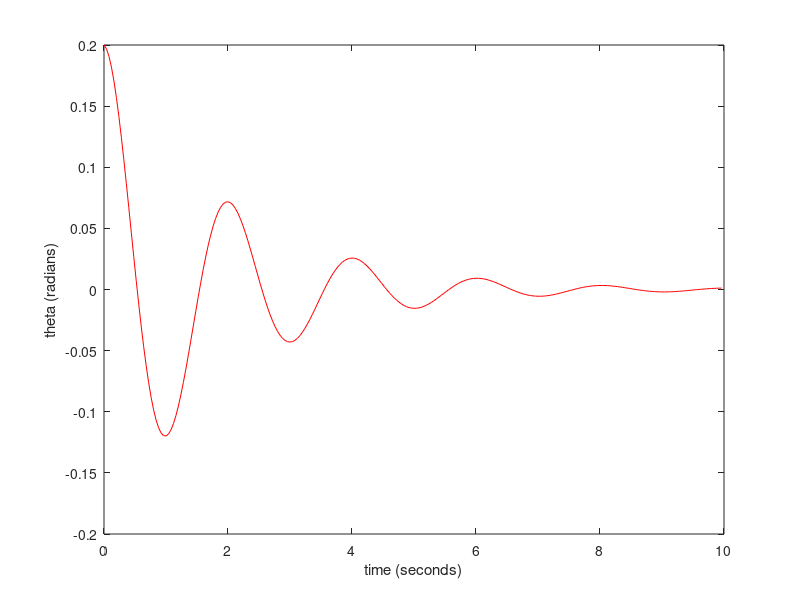

MATLAB code to generate this figure:
length = 1; % pendulum length in metres
g = 9.8; % acceleration due to gravity
q = 1; % damping strength
npoints = 250; % Discretize time into 250 intervals
dt = 0.04; % time step in seconds
omega = zeros(npoints,1); % initializes omega, a vector of dimension npoints X 1, to being all zeros
theta = zeros(npoints,1); % initializes theta, a vector of dimension npoints X 1, to being all zeros
time = zeros(npoints,1); % this initializes the vector time to being all zeros
theta(1) = 0.2; % you need to have some initial displacement, otherwise the pendulum will not swing
for step = 1:npoints-1 % loop over the timesteps
    omega(step+1) = omega(step) - (g/length)*theta(step)*dt - q*omega(step)*dt;
    theta(step+1) = theta(step) + omega(step+1)*dt;
    % Dalam metode Euler, nilai omega sebelumnya dan nilai theta sebelumnya digunakan untuk menghitung nilai omega dan theta yang baru.
    % Dalam metode Euler Cromer, nilai theta sebelumnya dan nilai omega yang BARU digunakan untuk menghitung nilai theta yang baru.
    time(step+1) = time(step) + dt;
end
plot(time,theta,'r'); % plots the numerical solution in red
xlabel('time (seconds)');
ylabel('theta (radians)');

